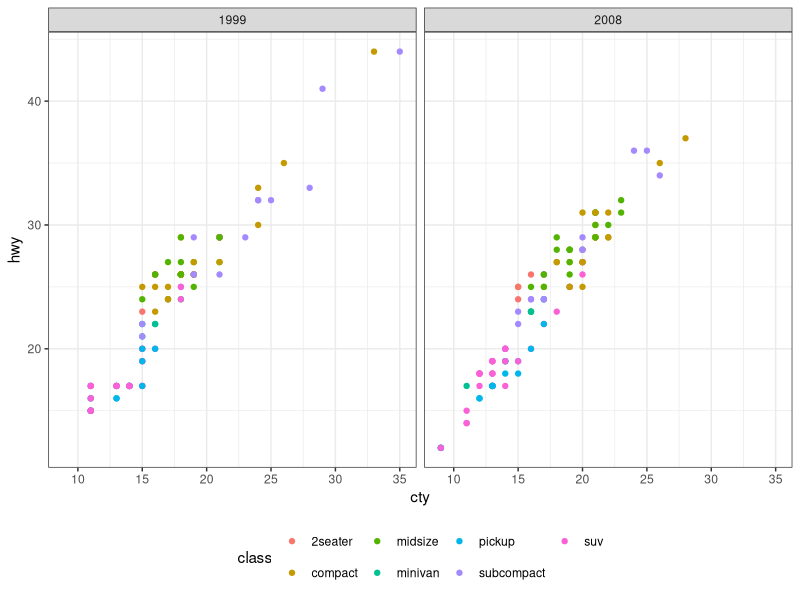

The R source for this figure:
## ---- chunk 1
knitr::opts_chunk$set(echo = TRUE)
library(tidyverse)
## ---- chunk 2
head(mpg, n = 5)
## ---- chunk 3
mpg %>%
  filter(manufacturer == "volkswagen") %>%
  group_by(cyl) %>%
  summarise(avgHwy=mean(hwy), count=n())
## ---- chunk 4
ggplot(mpg, aes(x = cty, y = hwy, color = class)) +
  geom_point() +
  facet_wrap(year~.) +
  theme_bw() +
  theme(legend.position = "bottom")
